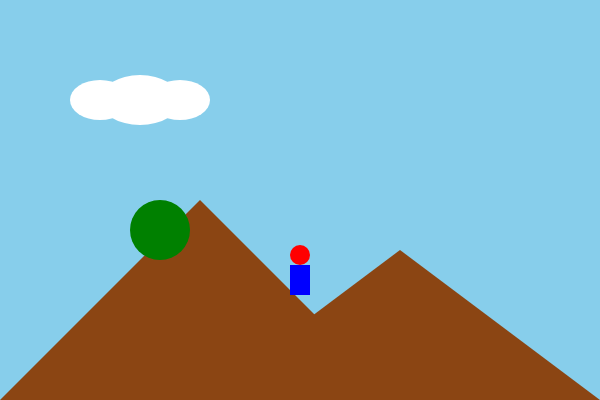
Frame 1 (no input)
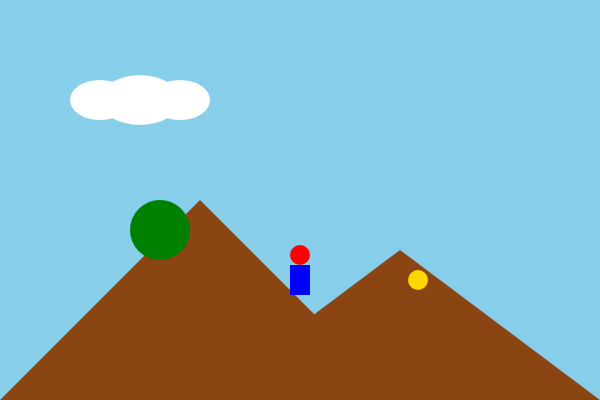
Frame 60 (no input)
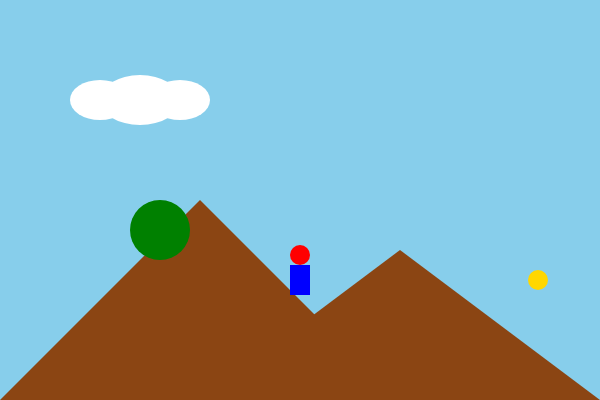
Frame 120 (the mouse pressed at the canvas centre since frame 60)

The p5.js sketch that drew these frames (run headless with seeded random() and noise() and a simulated clock; from frame 60 on, the mouse is pressed at the canvas centre):

// p5.js sketch
// ── sketch.js
let gameChar_x = 300;
let gameChar_y = 280;
let charState = "standing";
let gameObjects = [];
let isFalling = false; // Флаг падения
let fallSpeed = 2; // Скорость падения

function setup() {
  createCanvas(600, 400);
  
  gameObjects = [
    { type: "mountain", x1: 0, y1: 400, x2: 200, y2: 200, x3: 400, y3: 400, fill: [139, 69, 19] },
    { type: "mountain", x1: 200, y1: 400, x2: 400, y2: 250, x3: 600, y3: 400, fill: [139, 69, 19] },
    { type: "ground", x: 0, y: 300, w: 600, h: 100, fill: [34, 139, 34] },
    { type: "pit", x: 450, y: 300, w: 50, h: 50, fill: [0, 0, 0] },
    { type: "tree_trunk", x: 150, y: 250, w: 20, h: 50, fill: [139, 69, 19] },
    { type: "tree_crown", x: 160, y: 230, w: 60, h: 60, fill: [0, 128, 0] },
    { type: "coin", x: 300, y: 280, size: 20, fill: [255, 215, 0], speed: 2 },
    { type: "cloud", x: 100, y: 100, w: 60, h: 40, fill: [255, 255, 255] },
    { type: "cloud", x: 140, y: 100, w: 80, h: 50, fill: [255, 255, 255] },
    { type: "cloud", x: 180, y: 100, w: 60, h: 40, fill: [255, 255, 255] }
  ];
}

function draw() {
  background(135, 206, 235);
  
  // Отрисовка всех игровых объектов
  for (let obj of gameObjects) {
    fill(obj.fill[0], obj.fill[1], obj.fill[2]);
    noStroke();
    
    if (obj.type === "mountain") {
      triangle(obj.x1, obj.y1, obj.x2, obj.y2, obj.x3, obj.y3);
    } else if (obj.type === "ground" , obj.type === "pit" , obj.type === "tree_trunk") {
      rect(obj.x, obj.y, obj.w, obj.h);
    } else if (obj.type === "tree_crown") {
      ellipse(obj.x, obj.y, obj.w, obj.h);
    } else if (obj.type === "coin") {
      ellipse(obj.x, obj.y, obj.size, obj.size);
      obj.x += obj.speed;
      if (obj.x > width) {
        obj.x = 0;
      }
    } else if (obj.type === "cloud") {
      ellipse(obj.x, obj.y, obj.w, obj.h);
    }
  }
  
  // Проверка падения в яму
  let pit = gameObjects.find(obj => obj.type === "pit");
  if (!isFalling && gameChar_x > pit.x && gameChar_x < pit.x + pit.w && gameChar_y >= pit.y - 25) {
    isFalling = true;
    charState = "jumpForward"; // Состояние падения похоже на прыжок
  }
  
  // Логика падения
  if (isFalling) {
    gameChar_y += fallSpeed;
    if (gameChar_y > pit.y + pit.h + 25) { // Когда персонаж полностью упал
      isFalling = false;
      gameChar_x = 300; // Возврат в начальную позицию
      gameChar_y = 280;
      charState = "standing";
    }
  }
  
  // Персонаж
  drawGameCharacter();
}

function drawGameCharacter() {
  if (charState === "standing") {
    fill(255, 0, 0);
    ellipse(gameChar_x, gameChar_y - 25, 20, 20);
    fill(0, 0, 255);
    rect(gameChar_x - 10, gameChar_y - 15, 20, 30);
    line(gameChar_x - 10, gameChar_y + 15, gameChar_x - 15, gameChar_y + 25);
    line(gameChar_x + 10, gameChar_y + 15, gameChar_x + 15, gameChar_y + 25);
    line(gameChar_x - 10, gameChar_y - 5, gameChar_x - 15, gameChar_y - 15);
    line(gameChar_x + 10, gameChar_y - 5, gameChar_x + 15, gameChar_y - 15);
    
  } else if (charState === "jumpForward") {
    fill(255, 0, 0);
    ellipse(gameChar_x, gameChar_y - 25, 20, 20); // Голова не поднимается при падении
    fill(0, 0, 255);
    rect(gameChar_x - 10, gameChar_y - 15, 20, 30);
    line(gameChar_x - 10, gameChar_y + 5, gameChar_x - 15, gameChar_y - 5);
    line(gameChar_x + 10, gameChar_y + 5, gameChar_x + 15, gameChar_y - 5);
    line(gameChar_x - 10, gameChar_y + 15, gameChar_x, gameChar_y + 25);
    line(gameChar_x + 10, gameChar_y + 15, gameChar_x, gameChar_y + 25);
    
  } else if (charState === "walkLeft") {
    fill(255, 0, 0);
    ellipse(gameChar_x, gameChar_y - 25, 20, 20);
    fill(0, 0, 255);
    rect(gameChar_x - 10, gameChar_y - 15, 20, 30);
    line(gameChar_x - 10, gameChar_y + 15, gameChar_x - 20, gameChar_y + 20);
    line(gameChar_x + 10, gameChar_y + 15, gameChar_x, gameChar_y + 25);
      line(gameChar_x - 10, gameChar_y - 5, gameChar_x - 20, gameChar_y);
    line(gameChar_x + 10, gameChar_y - 5, gameChar_x + 15, gameChar_y - 15);
    
  } else if (charState === "walkRight") {
    fill(255, 0, 0);
    ellipse(gameChar_x, gameChar_y - 25, 20, 20);
    fill(0, 0, 255);
    rect(gameChar_x - 10, gameChar_y - 15, 20, 30);
    line(gameChar_x + 10, gameChar_y + 15, gameChar_x + 20, gameChar_y + 20);
    line(gameChar_x - 10, gameChar_y + 15, gameChar_x, gameChar_y + 25);
    line(gameChar_x + 10, gameChar_y - 5, gameChar_x + 20, gameChar_y);
    line(gameChar_x - 10, gameChar_y - 5, gameChar_x - 15, gameChar_y - 15);
    
  } else if (charState === "jumpLeft") {
    fill(255, 0, 0);
    ellipse(gameChar_x, gameChar_y - 35, 20, 20);
    fill(0, 0, 255);
    rect(gameChar_x - 10, gameChar_y - 25, 20, 30);
    line(gameChar_x - 10, gameChar_y + 5, gameChar_x - 20, gameChar_y);
    line(gameChar_x + 10, gameChar_y + 5, gameChar_x, gameChar_y - 5);
    line(gameChar_x - 10, gameChar_y + 15, gameChar_x - 20, gameChar_y + 25);
    line(gameChar_x + 10, gameChar_y + 15, gameChar_x, gameChar_y + 25);
    
  } else if (charState === "jumpRight") {
    fill(255, 0, 0);
    ellipse(gameChar_x, gameChar_y - 35, 20, 20);
    fill(0, 0, 255);
    rect(gameChar_x - 10, gameChar_y - 25, 20, 30);
    line(gameChar_x + 10, gameChar_y + 5, gameChar_x + 20, gameChar_y);
    line(gameChar_x - 10, gameChar_y + 5, gameChar_x, gameChar_y - 5);
    line(gameChar_x + 10, gameChar_y + 15, gameChar_x + 20, gameChar_y + 25);
    line(gameChar_x - 10, gameChar_y + 15, gameChar_x, gameChar_y + 25);
  }
}

function keyPressed() {
  // Управление отключается при падении
  if (!isFalling) {
    if (key === 's' || key === 'S') charState = "standing";
    if (key === 'j' || key === 'J') charState = "jumpForward";
    if (key === 'a' || key === 'A') {
      charState = "walkLeft";
      gameChar_x -= 5;
    }
    if (key === 'd' || key === 'D') {
      charState = "walkRight";
      gameChar_x += 5;
    }
    if (key === 'q' || key === 'Q') {
      charState = "jumpLeft";
      gameChar_x -= 5;
    }
    if (key === 'e' || key === 'E') {
      charState = "jumpRight";
      gameChar_x += 5;
    }
  }
}

function keyReleased() {
  if (!isFalling) {
    charState = "standing";
  }
}
